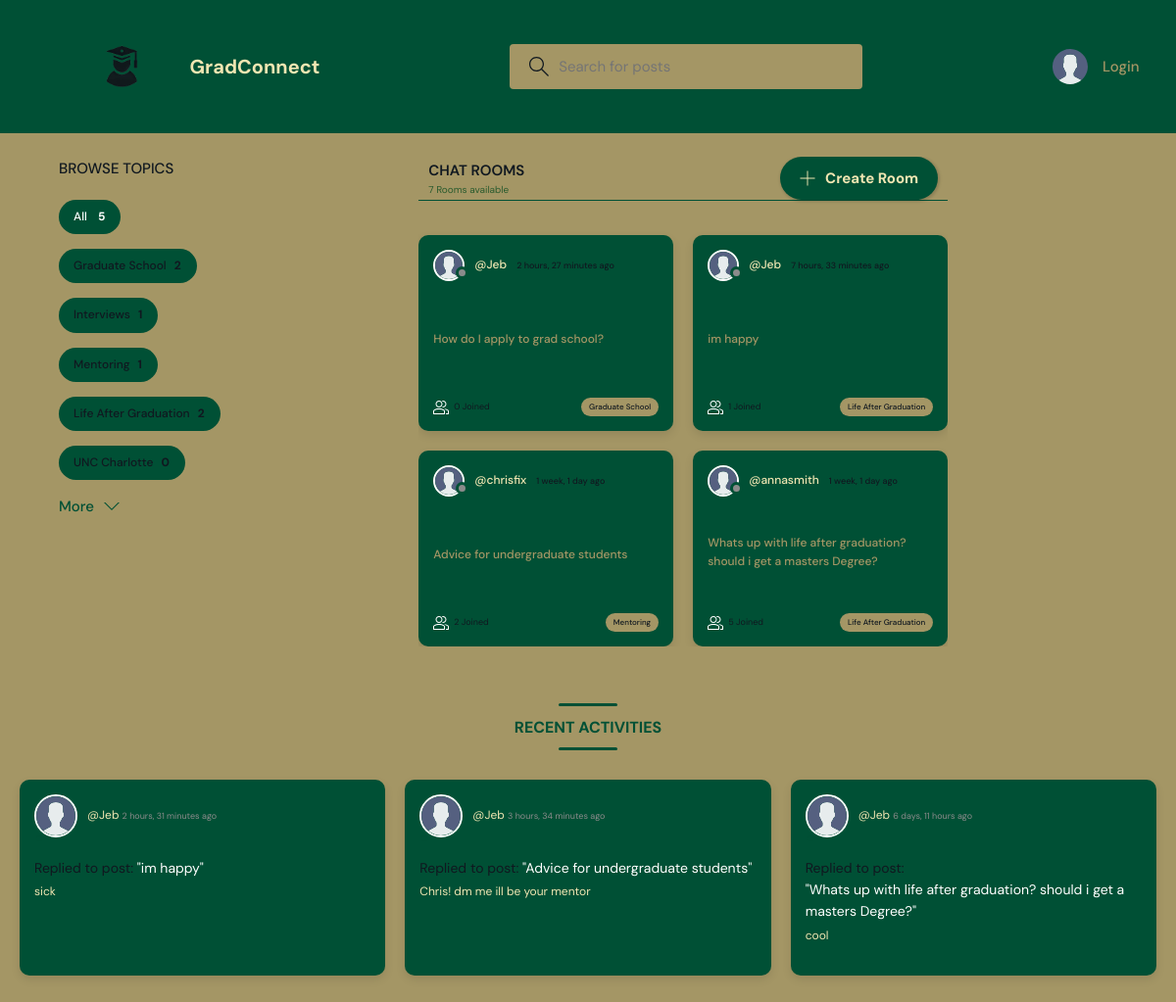
Before: / with the older database file.
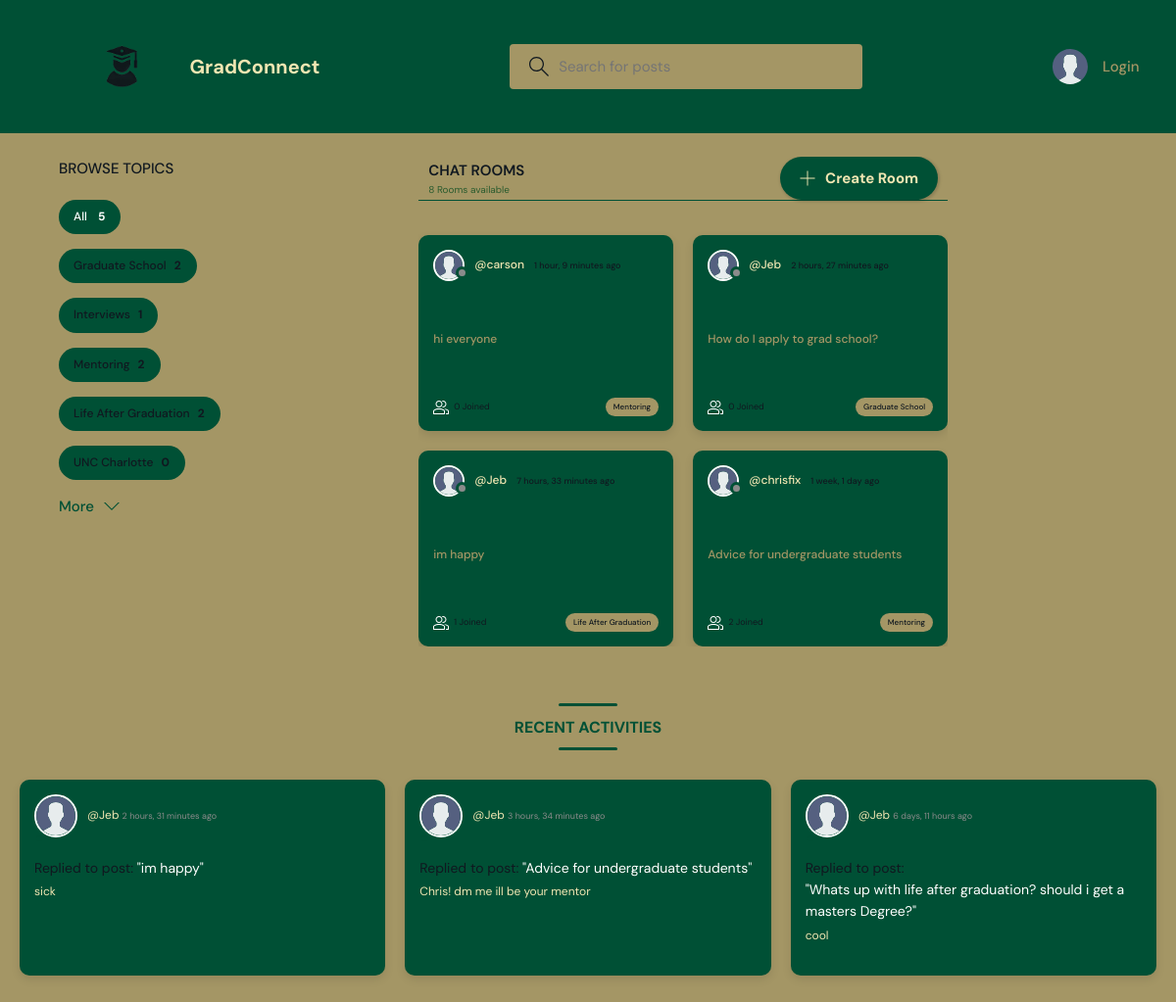
After: the same page with the newer database file.
### base/models.py (models this page shows, shortened)
class Topic(models.Model):
    name = models.CharField(max_length=200)

class Room(models.Model):
    host = models.ForeignKey(User, on_delete=models.SET_NULL, null=True)
    topic = models.ForeignKey(Topic, on_delete=models.SET_NULL, null=True)
    name = models.CharField(max_length=200)
    description = models.TextField(null=True, blank=True)
    participants = models.ManyToManyField(
        User, related_name='participants', blank=True)
    updated = models.DateTimeField(auto_now=True)
    created = models.DateTimeField(auto_now_add=True)
    class Meta:
        ordering = ['-updated', '-created']
    def __str__(self):
        return self.name

class User(AbstractUser):
    name = models.CharField(max_length=200, null=True)
    email = models.EmailField(unique=True, null=True)
    bio = models.TextField(null=True)
    skills = models.ManyToManyField(Skill, related_name="users", blank=True)
    avatar = models.ImageField(null=True, default="avatar.svg")
    USERNAME_FIELD = 'email'
    REQUIRED_FIELDS = ['username']

class Message(models.Model):
    user = models.ForeignKey(User, on_delete=models.CASCADE)
    room = models.ForeignKey(Room, on_delete=models.CASCADE)
    body = models.TextField()
    updated = models.DateTimeField(auto_now=True)
    created = models.DateTimeField(auto_now_add=True)
    class Meta:
        ordering = ['-updated', '-created']

### base/views.py (the view)
# urls.py: path('', views.home, name="home"),
def home(request):
    q = request.GET.get('q') if request.GET.get('q') != None else ''
    rooms = Room.objects.filter(
        Q(topic__name__icontains=q) |
        Q(name__icontains=q) |
        Q(description__icontains=q)
    )
    topics = Topic.objects.all()[0:5]
    room_count = rooms.count()
    room_messages = Message.objects.filter(
        Q(room__topic__name__icontains=q))[0:3]
    context = {'rooms': rooms, 'topics': topics,
               'room_count': room_count, 'room_messages': room_messages}
    return render(request, 'base/home.html', context)

### base/templates/base/home.html (shortened to what this page needs)
{% extends 'main.html' %}
{% block content %}
<main class="layout layout--3">
  <div class="container">
    {% include 'base/topics_component.html' %}
    <div class="roomList">
      <div class="roomList__header">
        <div>
          <h2>Chat Rooms</h2>
          <p>{{room_count}} Rooms available</p>
        </div>
        <a class="btn btn--main" href="{% url 'create-room' %}">
          <svg version="1.1" xmlns="http://www.w3.org/2000/svg" width="32" height="32" viewBox="0 0 32 32">
            <title>add</title>
            <path
              d="M16.943 0.943h-1.885v14.115h-14.115v1.885h14.115v14.115h1.885v-14.115h14.115v-1.885h-14.115v-14.115z">
            </path>
          </svg>
          Create Room
        </a>
      </div>
      {% include 'base/feed_component.html' %}
    </div>
  </div>
  {% include 'base/activity_component_bottom.html' %}
</main>
{% endblock %}

### base/templates/base/topics_component.html
<div class="topics">
    <div class="topics__header">
        <h2>Browse Topics</h2>
    </div>
    <ul class="topics__list">
        <li>
            <a href="{% url 'home' %}" class="active">All <span>{{topics.count}}</span></a>
        </li>
        {% for topic in topics %}
        <li>
            <a href="{% url 'home' %}?q={{topic.name}}">{{topic.name}}<span>{{topic.room_set.all.count}}</span></a>
        </li>
        {% endfor %}
    </ul>
    <a class="btn btn--link" href="{% url 'topics' %}">
        More
        <svg version="1.1" xmlns="http://www.w3.org/2000/svg" width="32" height="32" viewBox="0 0 32 32">
            <title>chevron-down</title>
            <path d="M16 21l-13-13h-3l16 16 16-16h-3l-13 13z"></path>
        </svg>
    </a>
</div>

### base/templates/base/feed_component.html (shortened to what this page needs)
{% for room in rooms %}
<div class="roomListRoom">
    <div class="roomListRoom__header">
        <a href="{% url 'user-profile' room.host.id %}" class="roomListRoom__author">
            <div class="avatar avatar--small">
                <img src="{{room.host.avatar.url}}" />
            </div>
            <span>@{{room.host.username}}</span>
            <span class="roomListRoom__timestamp">{{room.created|timesince}} ago</span>
        </a>
    </div>
    <div class="roomListRoom__content">
        <a href="{% url 'room' room.id %}">{{room.name}}</a>
    </div>
    <div class="roomListRoom__meta">
        <a href="{% url 'room' room.id %}" class="roomListRoom__joined">
            {{room.participants.all.count}} Joined
        </a>
        <p class="roomListRoom__topic">{{room.topic.name}}</p>
    </div>
</div>
{% endfor %}

### base/templates/base/activity_component_bottom.html (shortened to what this page needs)
<div class="activities_new">
    <div class="activities__header_new">
        <h2>Recent Activities</h2>
    </div>
    <div class="activities__list_new">
        {% for message in room_messages %}
        <div class="activityCard_new">
            <div class="activityCard__header_new">
                <a href="{% url 'user-profile' message.user.id %}" class="activityCard__author_new">
                    <div class="avatar avatar--small_new">
                        <img src="{{message.user.avatar.url}}" alt="User Avatar" />
                    </div>
                    <p>
                        @{{message.user.username}}
                        <span class="activityCard__timestamp_new">{{message.created|timesince}} ago</span>
                    </p>
                </a>
            </div>
            <div class="activityCard__content_new">
                <p>Replied to post:
                    <a href="{% url 'room' message.room.id %}" class="activityCard__room_new">
                        "{{message.room}}"
                    </a>
                </p>
                <div class="activityCard__message_new">{{message.body}}</div>
            </div>
        </div>
        {% endfor %}
    </div>
</div>

Changed rows visible on the page:
no longer on this page (row unchanged): Room: host.avatar (placeholder picture), host.username "annasmith", created "1 week, 1 day", name "Whats up with life after graduation? should i get a masters Degree?", participants.all.count "5", topic.name "Life After Graduation"
computed for Topic "Mentoring": room_set.all.count "1" → "2"
added Room: host.avatar (placeholder picture), host.username "carson", created "1 hour, 9 minutes", name "hi everyone", participants.all.count "0", topic.name "Mentoring"
Other visible differences:
{{ room_count }}: "7" → "8"
